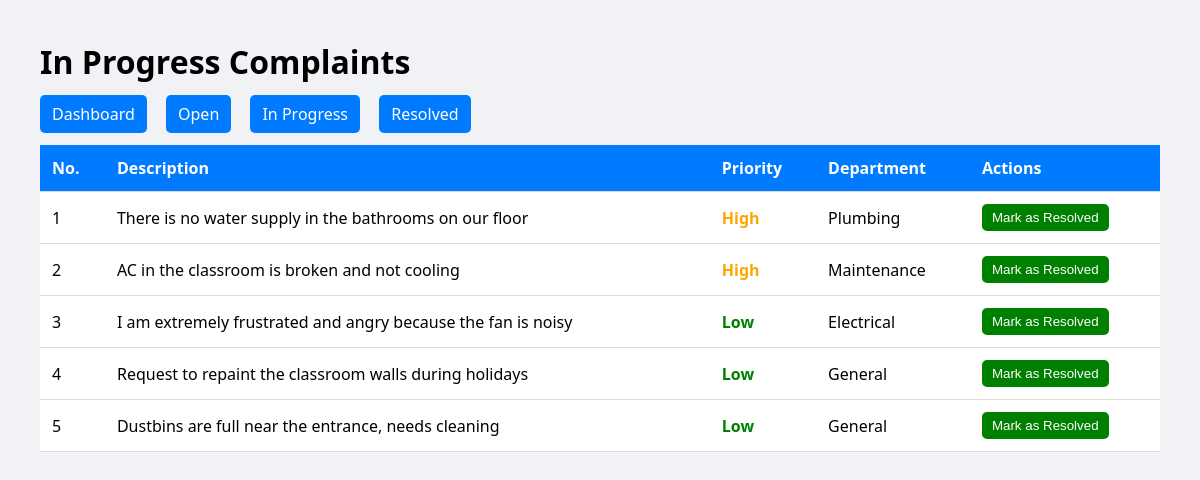
Page /in-progress on the earlier database version.
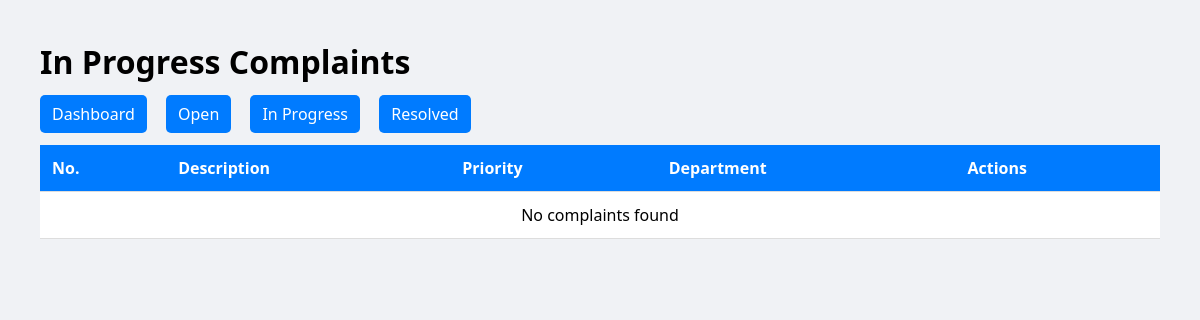
Same page on the later database version.
### tables this page shows
CREATE TABLE complaints (
            id INTEGER PRIMARY KEY AUTOINCREMENT,
            description TEXT NOT NULL,
            severity TEXT DEFAULT 'Low',
            status TEXT DEFAULT 'Open',
            department TEXT DEFAULT 'General',
            assigned_to TEXT,
            created_at TIMESTAMP DEFAULT CURRENT_TIMESTAMP
        );

### app.py (the view)
@app.route('/in-progress')
def in_progress_complaints():
    conn = get_db_connection()
    complaints = conn.execute(
        "SELECT * FROM complaints WHERE status = 'In Progress' ORDER BY created_at DESC"
    ).fetchall()
    conn.close()
    return render_template('status_page.html',
                           complaints=complaints,
                           title="In Progress Complaints",
                           page_type="progress")

### app.py (called while the page is built)
def get_db_connection():
    conn = sqlite3.connect(DB_FILE)
    conn.row_factory = sqlite3.Row
    return conn

### templates/status_page.html (shortened to what this page needs)
<!DOCTYPE html>
<html>
<head>
</head>
<body>
<h1>{{ title }}</h1>
<div class="nav">
    <a href="/admin">Dashboard</a>
    <a href="/open">Open</a>
    <a href="/in-progress">In Progress</a>
    <a href="/resolved">Resolved</a>
</div>
<table>
    <tr>
        <th>No.</th>
        <th>Description</th>
        <th>Priority</th>
        <th>Department</th>
        <th>Actions</th>
    </tr>
    {% for c in complaints %}
    <tr>
        <td>{{ loop.index }}</td>
        <td>{{ c.description }}</td>
        <td class="
            {% if c.severity == 'Urgent' %}urgent
            {% elif c.severity == 'High' %}high
            {% else %}low
            {% endif %}
        ">
            {{ c.severity }}
        </td>
        <td>{{ c.department }}</td>
        <td>
            {% if page_type == "open" %}
                <a href="/update_status/{{ c.id }}/In Progress"
                   onclick="return confirm('Move to In Progress?')">
                    <button class="btn progress">Move to In Progress</button>
                </a>
            {% elif page_type == "progress" %}
                <a href="/update_status/{{ c.id }}/Resolved"
                   onclick="return confirm('Mark as Resolved?')">
                    <button class="btn resolved">Mark as Resolved</button>
                </a>
            {% else %}
                <span style="color: gray;">No actions</span>
            {% endif %}
        </td>
    </tr>
    {% endfor %}
    {% if complaints|length == 0 %}
    <tr>
        <td colspan="5" style="text-align:center;">No complaints found</td>
    </tr>
    {% endif %}
</table>
</body>
</html>

### templates/status_page.html (style rules this page uses)
body { font-family: 'Segoe UI'; background: #f0f2f5; margin: 40px; }
h1 { margin-bottom: 20px; }
.nav a { margin-right: 15px; text-decoration: none; padding: 8px 12px; background: #007bff; color: white; border-radius: 5px; }
table { width: 100%; border-collapse: collapse; background: white; margin-top: 20px; }
th, td { padding: 12px; border-bottom: 1px solid #ddd; text-align: left; }
th { background: #007bff; color: white; }

Differences in the rows shown:
removed complaints: description "There is no water supply in the bathrooms on our floor", severity "High", department "Plumbing"
removed complaints: description "AC in the classroom is broken and not cooling", severity "High", department "Maintenance"
removed complaints: description "I am extremely frustrated and angry because the fan is noisy", severity "Low", department "Electrical"
removed complaints: description "Request to repaint the classroom walls during holidays", severity "Low", department "General"
removed complaints: description "Dustbins are full near the entrance, needs cleaning", severity "Low", department "General"
Other differences:
text now shown: "No complaints found"
